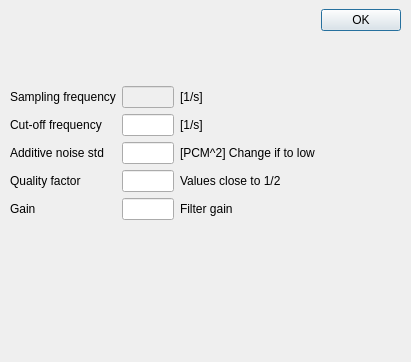
<?xml version="1.0" encoding="UTF-8"?>
<ui version="4.0">
 <class>Options_filterWindow</class>
 <widget class="QDialog" name="Options_filterWindow">
  <property name="geometry">
   <rect>
    <x>0</x>
    <y>0</y>
    <width>411</width>
    <height>362</height>
   </rect>
  </property>
  <property name="windowTitle">
   <string>Dialog</string>
  </property>
  <widget class="QWidget" name="">
   <property name="geometry">
    <rect>
     <x>10</x>
     <y>9</y>
     <width>391</width>
     <height>211</height>
    </rect>
   </property>
   <layout class="QGridLayout" name="gridLayout">
    <item row="0" column="3">
     <widget class="QDialogButtonBox" name="buttonBox">
      <property name="orientation">
       <enum>Qt::Vertical</enum>
      </property>
      <property name="standardButtons">
       <set>QDialogButtonBox::Ok</set>
      </property>
     </widget>
    </item>
    <item row="1" column="0">
     <widget class="QLabel" name="label">
      <property name="text">
       <string>Sampling frequency</string>
      </property>
     </widget>
    </item>
    <item row="1" column="1">
     <widget class="QLineEdit" name="edit_fs">
      <property name="enabled">
       <bool>false</bool>
      </property>
      <property name="readOnly">
       <bool>true</bool>
      </property>
     </widget>
    </item>
    <item row="1" column="2">
     <widget class="QLabel" name="label_7">
      <property name="text">
       <string>[1/s]</string>
      </property>
     </widget>
    </item>
    <item row="2" column="0">
     <widget class="QLabel" name="label_2">
      <property name="text">
       <string>Cut-off frequency</string>
      </property>
     </widget>
    </item>
    <item row="2" column="1">
     <widget class="QLineEdit" name="edit_fc">
      <property name="placeholderText">
       <string/>
      </property>
     </widget>
    </item>
    <item row="2" column="2">
     <widget class="QLabel" name="label_6">
      <property name="text">
       <string>[1/s]</string>
      </property>
     </widget>
    </item>
    <item row="3" column="0">
     <widget class="QLabel" name="label_3">
      <property name="text">
       <string>Additive noise std</string>
      </property>
     </widget>
    </item>
    <item row="3" column="1">
     <widget class="QLineEdit" name="edit_sigma"/>
    </item>
    <item row="3" column="2">
     <widget class="QLabel" name="label_10">
      <property name="text">
       <string>[PCM^2] Change if to low</string>
      </property>
     </widget>
    </item>
    <item row="4" column="0">
     <widget class="QLabel" name="label_5">
      <property name="text">
       <string>Quality factor</string>
      </property>
     </widget>
    </item>
    <item row="4" column="1">
     <widget class="QLineEdit" name="edit_q"/>
    </item>
    <item row="4" column="2">
     <widget class="QLabel" name="label_8">
      <property name="text">
       <string>Values close to 1/2</string>
      </property>
     </widget>
    </item>
    <item row="5" column="0">
     <widget class="QLabel" name="label_4">
      <property name="text">
       <string>Gain</string>
      </property>
     </widget>
    </item>
    <item row="5" column="1">
     <widget class="QLineEdit" name="edit_g"/>
    </item>
    <item row="5" column="2">
     <widget class="QLabel" name="label_9">
      <property name="text">
       <string>Filter gain</string>
      </property>
     </widget>
    </item>
   </layout>
  </widget>
 </widget>
 <resources/>
 <connections/>
</ui>
